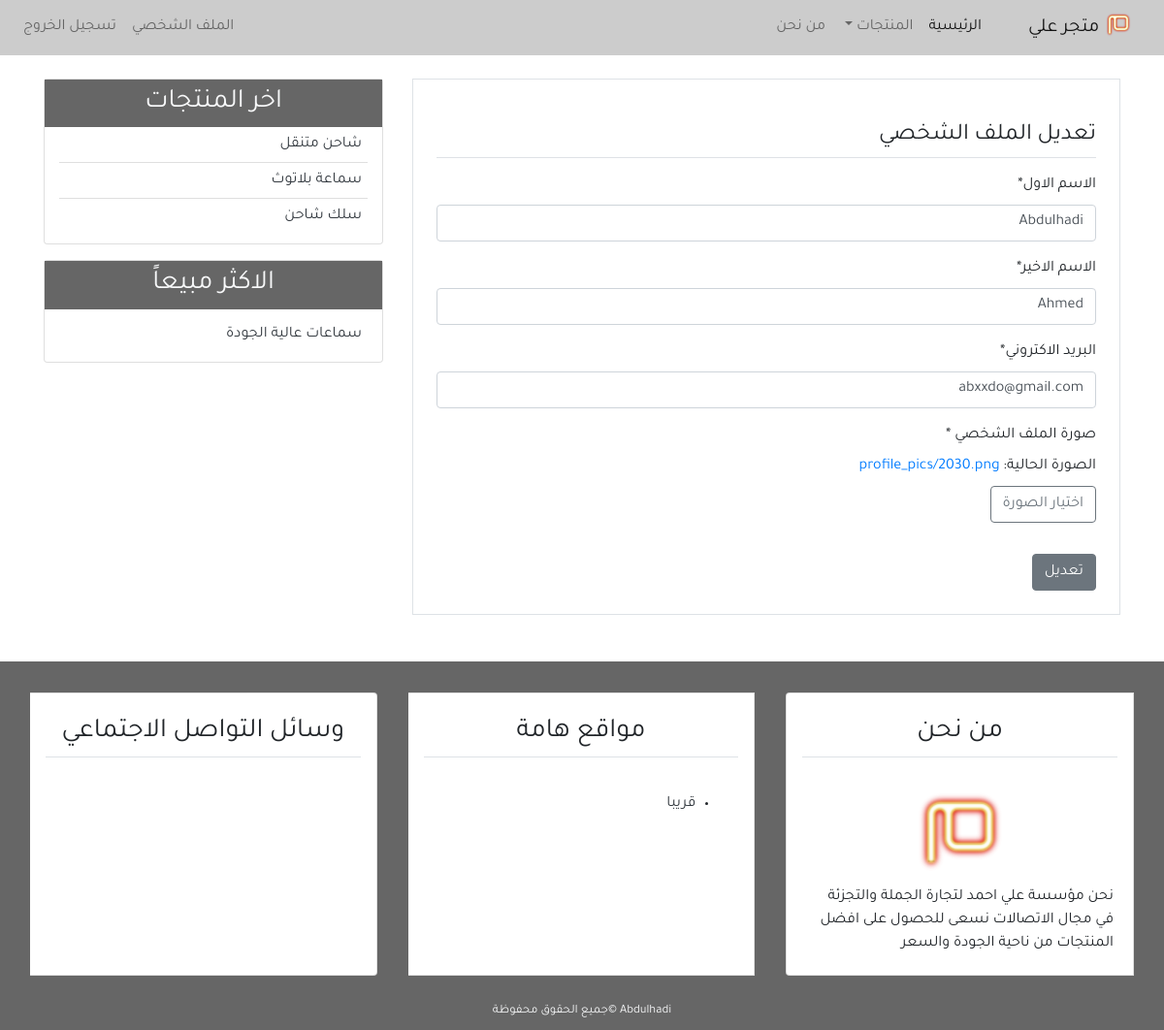
The page /profile_update/ (signed in) on the database as committed earlier.
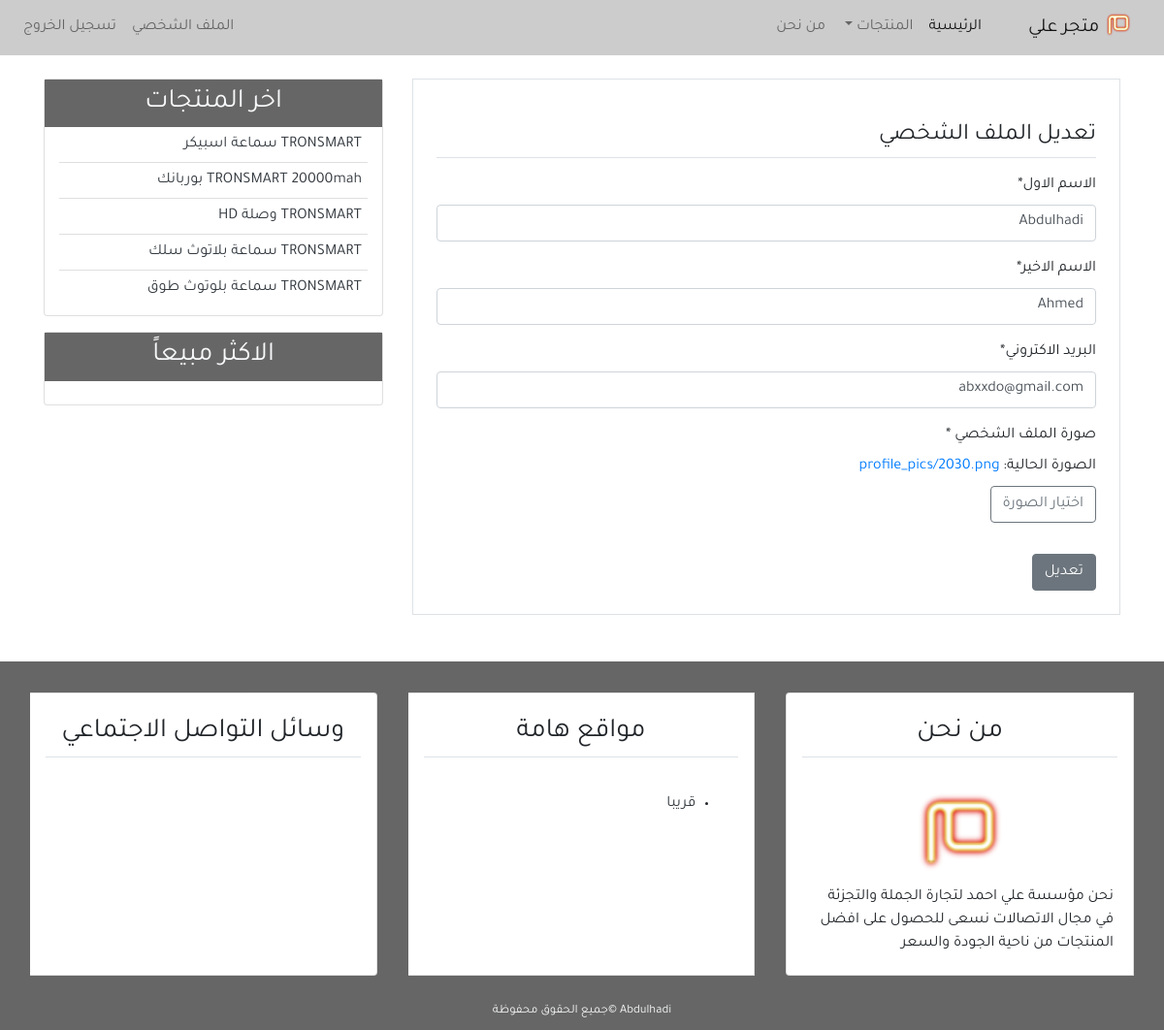
The same page on the database as committed later.
### user/models.py (models this page shows, shortened)
class Profile(models.Model):
    image = models.ImageField(default='default.jpg', upload_to='profile_pics')
    user = models.OneToOneField(User, on_delete=models.CASCADE)

### blog/models.py (models this page shows, shortened)
class Post(models.Model):
    image_project = models.ImageField(default='default.jpg', upload_to='post_co')
    title = models.CharField(max_length=100)
    content = models.TextField()
    post_date = models.DateTimeField(default=timezone.now)
    post_update = models.DateTimeField(auto_now=True)
    author = models.ForeignKey(User, on_delete=models.CASCADE)
    class Meta:
        ordering = ('-post_date', )

class Top5(models.Model):
    image_top = models.ImageField(default='default.jpg', upload_to='top_5')
    title = models.CharField(max_length=100)
    old_prais = models.CharField(max_length=100)
    new_prais = models.CharField(max_length=100)
    content = models.TextField()

### user/views.py (the view)
# urls.py: path('profile_update/', views.profile_update, name='profile_update'),
@login_required(login_url='login')
def profile_update(request):
    if request.method == 'POST':
        user_form = UserUpdateForm(request.POST, instance=request.user)
        profile_form = ProfilUpdateForm(
            request.POST, request.FILES, instance=request.user.profile)
        if user_form.is_valid and profile_form.is_valid:
            user_form.save()
            profile_form.save()
            messages.success(request, 'تم تحديث الملف الشخصي')
            return redirect('profile')
    else:
        user_form = UserUpdateForm(instance=request.user)
        profile_form = ProfilUpdateForm(instance=request.user.profile)
    context = {
        'title': 'تعديل الملف الشخصي',
        'user_form': user_form,
        'profile_form': profile_form,
    }
    return render(request, 'user/profile_update.html', context)

### user/forms.py
class UserUpdateForm(forms.ModelForm):
    first_name = forms.CharField(label='الاسم الاول')
    last_name = forms.CharField(label='الاسم الاخير')
    email = forms.EmailField(label='البريد الاكتروني')
    class Meta:
        model = User
        fields = ('first_name', 'last_name', 'email')

class ProfilUpdateForm(forms.ModelForm):
    class Meta:
        model = Profile
        fields = ('image',)

### blog/templatetags/post_tag.py (called while the page is built)
@register.inclusion_tag('blog/latest_posts.html')
def latest_posts():
    context = {
        'l_posts': Post.objects.all()[0:5]
    }
    return context

@register.inclusion_tag('blog/latest_comments.html')
def latest_comments():
    context = {
        'l_Top5': Top5.objects.all()[0:5]
    }
    return context

### user/templates/user/profile_update.html (shortened to what this page needs)
{% extends 'blog/base.html' %}
{% block content %}
{% load crispy_forms_tags %}
<div class="border p-4 mb-5">
    <legend class="border-bottom pb-1 mb-3 mt-3">تعديل الملف الشخصي</legend>
    <form method="POST" enctype="multipart/form-data">
        {{user_form|crispy}}
        <div>
            <span class="mb-2" style="display: block">صورة الملف الشخصي *</span>
            الصورة الحالية: <a href="{{user.profile.image.url}}">{{user.profile.image}}</a><br>
            <label for="image" class="btn btn-outline-secondary mt-2">اختيار الصورة</label>
        </div>
        <input class="btn btn-secondary mt-4" type="submit" value="تعديل">
    </form>
</div>
{% endblock content %}

### blog/templates/blog/base.html (shortened to what this page needs)
{% load static %}
{% load post_tag %}
<!DOCTYPE html>
<html lang="ar">
<head>
    <link rel="stylesheet" href="{% static 'blog/css/bootstrap.min.css' %}">
    <link rel="stylesheet" href="{% static 'blog/css/main.css' %}">
</head>
<body>
    <header>
        <nav class="navbar navbar-expand-lg navbar-light bg-light">
            <a class="navbar-brand" href="#"><img src="{% static 'blog/images/mim-logo.png' %}" alt="شعار مدونة"
                width="30px" >
                متجر علي</a>
            <div class="collapse navbar-collapse" id="navbarSupportedContent">
                <ul class="navbar-nav">
                    <li class="nav-item active">
                        <a class="nav-link" href="{% url 'home' %}">الرئيسية <span class="sr-only">(current)</span></a>
                    </li>
                    <li class="nav-item dropdown">
                        <a class="nav-link dropdown-toggle" href="#" id="navbarDropdown" role="button" data-toggle="dropdown" aria-haspopup="true" aria-expanded="false">
                        المنتجات
                        </a>
                    </li>
                    <li class="nav-item">
                        <a class="nav-link" href="{% url 'about' %}">من نحن</a>
                    </li>
                </ul>
                {% if user.is_authenticated %}
                <ul class="navbar-nav mr-auto">
                    <li class="nav-item"><a class="nav-link" href="{% url 'profile' %}">الملف الشخصي</a></li>
                    <li class="nav-item"><a class="nav-link" href="{% url 'logout' %}">تسجيل الخروج</a></li>
                </ul>
                {% else %}
                <ul class="navbar-nav mr-auto">
                    <li class="nav-item"><a class="nav-link" href="{% url 'login' %}">تسجيل الدخول</a></li>
                    <li class="nav-item"><a class="nav-link" href="{% url 'register' %}">تسجيل</a></li>
                </ul>
                {% endif %}
            </div>
        </nav>
    </header>
    <section>
        <div class="container">
            <div class="row mt-4">
                <div class="col-md-8">
                    {% block content %}
                    {% endblock content %}
                </div>
                <div class="col-md-4">
                    <div class="card mb-3 p-0">
                        <h3 class="text-center bg-secondary text-light p-2 mb-0">
                            اخر المنتجات
                        </h3>
                        {% latest_posts %}
                    </div>
                    <div class="card mb-3">
                        <h3 class="text-center bg-secondary text-light p-2">
                            الاكثر مبيعاً
                        </h3>
                        {% latest_comments %}
                    </div>
                </div>
            </div>
        </div>
    </section>
    <footer class="bg-secondary">
        <div class="container-fluid">
            <div class="row">
                <div class="col-md">
                    <div class="card-group mt-3">
                        <div class="card m-3">
                            <h3 class="card-title text-center border-bottom p-2 m-3">من نحن</h3>
                            <div class="card-body">
                                <div class="text-center">
                                    <img src="{% static 'blog/images/mim-logo.png'%}" alt="شعار مدونة" width="100px">
                                </div>
                                نحن مؤسسة علي احمد لتجارة الجملة والتجزئة في مجال الاتصالات
                                 نسعى للحصول على افضل المنتجات من ناحية الجودة والسعر
                            </div>
                        </div>
                        <div class="card m-3">
                            <h3 class="card-title text-center border-bottom p-2 m-3">مواقع هامة</h3>
                            <div class="card-body">
                                <ul>
                                    <li><a class="text-dark" href="#">قريبا</a></li>
                                </ul>
                            </div>
                        </div>
                        <div class="card m-3">
                            <h3 class="card-title text-center border-bottom p-2 m-3">وسائل التواصل الاجتماعي</h3>
                            <h1 class="card-body text-center">
                            </h1>
                        </div>
                    </div>
                </div>
            </div>
            <div class="row p-2">
                <div class="col-md text-center">
                    <small class="text-light">Abdulhadi &copy;جميع الحقوق محفوظة</small>
                </div>
            </div>
        </div>
    </footer>
</body>
</html>

### blog/templates/blog/latest_posts.html
<ul class="list-group-flush latest-post">
    {% for post in l_posts %}
    <li class="list-group-item latest-post-item">
        <a class="text-dark" href="{% url 'detail' post.id %}">{{post.title}}</a>
    </li>
    {% endfor %}
</ul>

### blog/templates/blog/latest_comments.html
<ul class="list-group-flush latest-comment">
    {% for top in l_Top5 %}
    <li class="list-group-item latest-comment-item">
        <a class="text-dark" href="{% url 'topdetail' top.id %}">
            {{top.title}}
        </a>
    </li>
    {% endfor %}
</ul>

### blog/static/blog/css/main.css (style rules this page uses)
html, body { direction: rtl; text-align: right; }
body { font-family: 'Tajawal', sans-serif; }
.bg-secondary { background-color: #666 !important; }
.bg-light { background-color: #ccc !important; }
.latest-post, .latest-comment { padding: 0 15px; }
.latest-post .latest-post-item, .latest-comment .latest-comment-item { padding: 6px; }
.latest-post li:first-child, .latest-comment li:first-child { border-top: 0; }
.latest-post li:last-child, .latest-comment li:last-child { border-bottom: 0; padding-bottom: 0; }

Rows that differ between the two databases and show on the page:
removed Post: title "شاحن متنقل"
removed Post: title "سماعة بلاتوث"
removed Post: title "سلك شاحن"
removed Top5: title "سماعات عالية الجودة"
added Post: title "TRONSMART سماعة اسبيكر"
added Post: title "TRONSMART 20000mah بوربانك"
added Post: title "TRONSMART وصلة HD"
added Post: title "TRONSMART سماعة بلاتوث سلك"
added Post: title "TRONSMART سماعة بلوتوث طوق"
